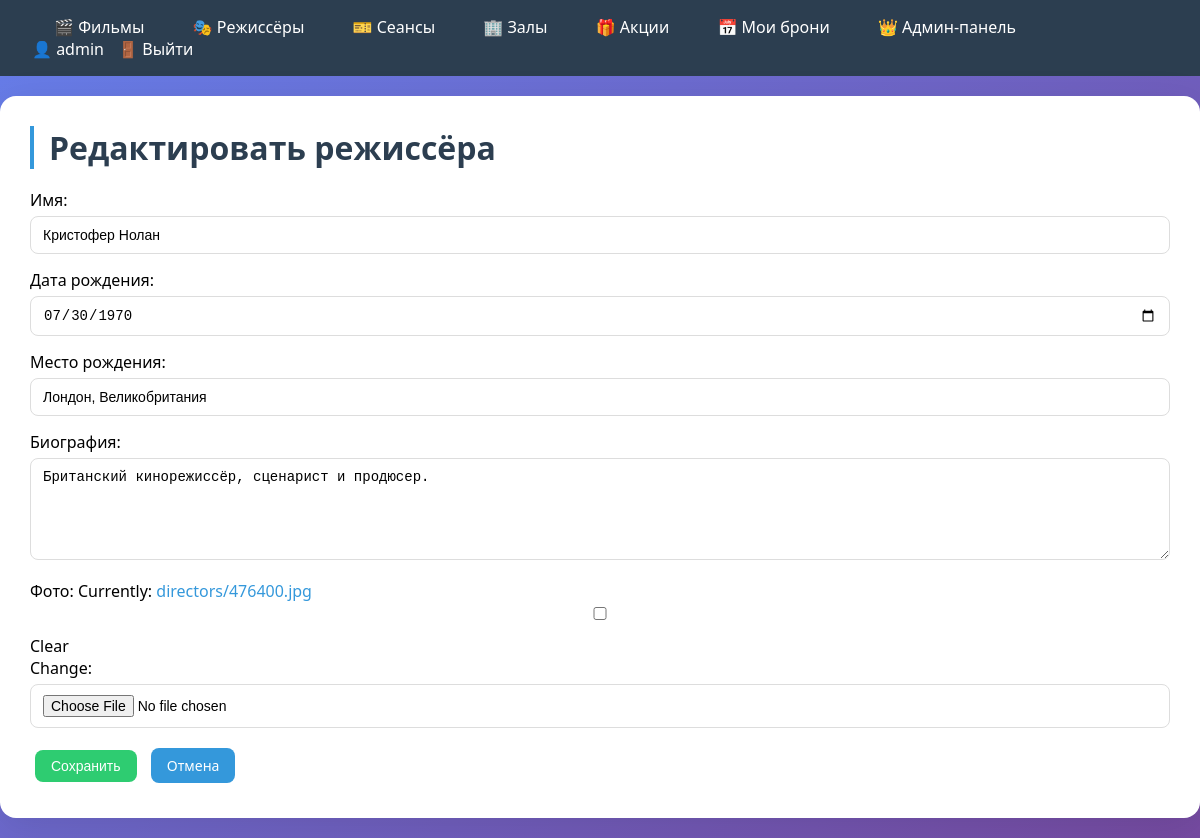
The page /directors/1/edit/ (signed in) on the database its author committed.
### cinema/models.py (models this page shows, shortened)
class User(AbstractUser):
    birth_date = models.DateField('Дата рождения', null=True, blank=True)
    groups = models.ManyToManyField(
        'auth.Group',
        verbose_name='groups',
        blank=True,
        help_text='The groups this user belongs to.',
        related_name='cinema_user_set',
        related_query_name='cinema_user',
    )
    user_permissions = models.ManyToManyField(
        'auth.Permission',
        verbose_name='user permissions',
        blank=True,
        help_text='Specific permissions for this user.',
        related_name='cinema_user_set',
        related_query_name='cinema_user',
    )
    class Meta:
        verbose_name = 'Пользователь'
        verbose_name_plural = 'Пользователи'
        swappable = 'AUTH_USER_MODEL'

class Director(models.Model):
    name = models.CharField('Имя', max_length=200)
    birth_date = models.DateField('Дата рождения', null=True, blank=True)
    birth_place = models.CharField('Место рождения', max_length=200, blank=True)
    biography = models.TextField('Биография', blank=True)
    photo = models.ImageField('Фото', upload_to='directors/', blank=True, null=True)
    class Meta:
        verbose_name = 'Режиссёр'
        verbose_name_plural = 'Режиссёры'

### cinema/views.py (the view)
# urls.py: path('directors/<int:pk>/edit/', views.director_edit, name='director_edit'),
@login_required
@user_passes_test(is_admin)
def director_edit(request, pk):
    director = get_object_or_404(Director, pk=pk)
    if request.method == 'POST':
        form = DirectorForm(request.POST, request.FILES, instance=director)
        if form.is_valid():
            form.save()
            return redirect('director_detail', pk=director.pk)
    else:
        form = DirectorForm(instance=director)
    return render(request, 'cinema/director_form.html', {'form': form, 'title': 'Редактировать режиссёра'})

### cinema/forms.py
class DirectorForm(forms.ModelForm):
    class Meta:
        model = Director
        fields = ['name', 'birth_date', 'birth_place', 'biography', 'photo']
        widgets = {
            'birth_date': forms.DateInput(attrs={'type': 'date'}),
            'biography': forms.Textarea(attrs={'rows': 5}),
        }

### cinema/views.py (called while the page is built)
def is_admin(user):
    return user.is_staff or user.is_superuser

### cinema/templates/cinema/director_form.html (shortened to what this page needs)
{% extends 'cinema/base.html' %}
{% block content %}
<h1>{{ title }}</h1>
<form method="post" enctype="multipart/form-data">
    {{ form.as_p }}
    <button type="submit" class="btn btn-success">Сохранить</button>
    <a href="{% url 'director_list' %}" class="btn">Отмена</a>
</form>
{% endblock %}

### cinema/templates/cinema/base.html (shortened to what this page needs)
{% load static %}
<!DOCTYPE html>
<html lang="ru">
<head>
    <link rel="stylesheet" href="{% static 'cinema/style.css' %}">
</head>
<body>
    <nav>
        <div>
            <a href="{% url 'movie_list' %}">🎬 Фильмы</a>
            <a href="{% url 'director_list' %}">🎭 Режиссёры</a>
            <a href="{% url 'session_list' %}">🎫 Сеансы</a>
            <a href="{% url 'hall_list' %}">🏢 Залы</a>
            <a href="{% url 'promotion_list' %}">🎁 Акции</a>
            {% if user.is_authenticated %}
                <a href="{% url 'my_bookings' %}">📅 Мои брони</a>
            {% endif %}
            {% if user.is_staff %}
                <a href="{% url 'admin_panel' %}">👑 Админ-панель</a>
            {% endif %}
        </div>
        <div>
            {% if user.is_authenticated %}
                <span>👤 {{ user.username }}</span>
                <form method="post" action="{% url 'logout' %}" style="display: inline;">
                    <button type="submit">🚪 Выйти</button>
                </form>
            {% else %}
                <a href="{% url 'login' %}">🔐 Вход</a>
                <a href="{% url 'register' %}">📝 Регистрация</a>
            {% endif %}
        </div>
    </nav>
    <div class="container">
        {% block content %}{% endblock %}
    </div>
</body>
</html>

### cinema/static/cinema/style.css (style rules this page uses)
* { margin: 0; padding: 0; box-sizing: border-box; }
body { font-family: Arial, sans-serif; background: #f5f5f5; }
nav { background: #2c3e50; color: white; padding: 1rem 2rem; display: flex; justify-content: space-between; align-items: center; flex-wrap: wrap; }
nav a { color: white; text-decoration: none; margin: 0 10px; }
nav button { background: none; border: none; color: white; cursor: pointer; font: inherit; margin: 0 10px; }
.container { max-width: 1200px; margin: 20px auto; padding: 20px; background: white; border-radius: 8px; box-shadow: 0 0 10px rgba(0, 0, 0, 0.1); }
h1 { margin-bottom: 20px; color: #2c3e50; }
.btn { display: inline-block; padding: 8px 16px; background: #3498db; color: white; text-decoration: none; border-radius: 4px; margin: 5px; border: none; cursor: pointer; font-size: 14px; }
.btn-success { background: #2ecc71; }
form input, form textarea, form select { width: 100%; padding: 8px; margin: 5px 0 15px; border: 1px solid #ddd; border-radius: 4px; }
a { text-decoration: none !important; }
.btn { text-decoration: none !important; }
body { font-family: 'Segoe UI', Tahoma, Geneva, Verdana, sans-serif; background: linear-gradient(135deg, #667eea 0%, #764ba2 100%); min-height: 100vh; }
a { text-decoration: none; color: #3498db; transition: all 0.3s ease; position: relative; }
nav a { color: white; font-weight: 500; padding: 8px 12px; border-radius: 8px; transition: all 0.3s ease; }
.container { max-width: 1200px; margin: 20px auto; padding: 30px; background: white; border-radius: 16px; box-shadow: 0 10px 40px rgba(0, 0, 0, 0.1); }
h1 { font-size: 2rem; color: #2c3e50; margin-bottom: 20px; border-left: 4px solid #3498db; padding-left: 15px; }
.btn { display: inline-block; padding: 8px 16px; border-radius: 8px; font-size: 14px; font-weight: 500; text-align: center; cursor: pointer; transition: all 0.3s ease; border: none; background: #3498db; color: white; }
form input, form textarea, form select { width: 100%; padding: 10px 12px; margin: 5px 0 15px; border: 1px solid #ddd; border-radius: 8px; font-size: 14px; transition: all 0.3s ease; }

### rows shown on the page
User: username "admin"
Director: name "Кристофер Нолан", birth_date "07/30/1970", birth_place "Лондон, Великобритания", biography "Британский кинорежиссёр, сценарист и продюсер."

### other values the page prints
{{ title }} "Редактировать режиссёра"
